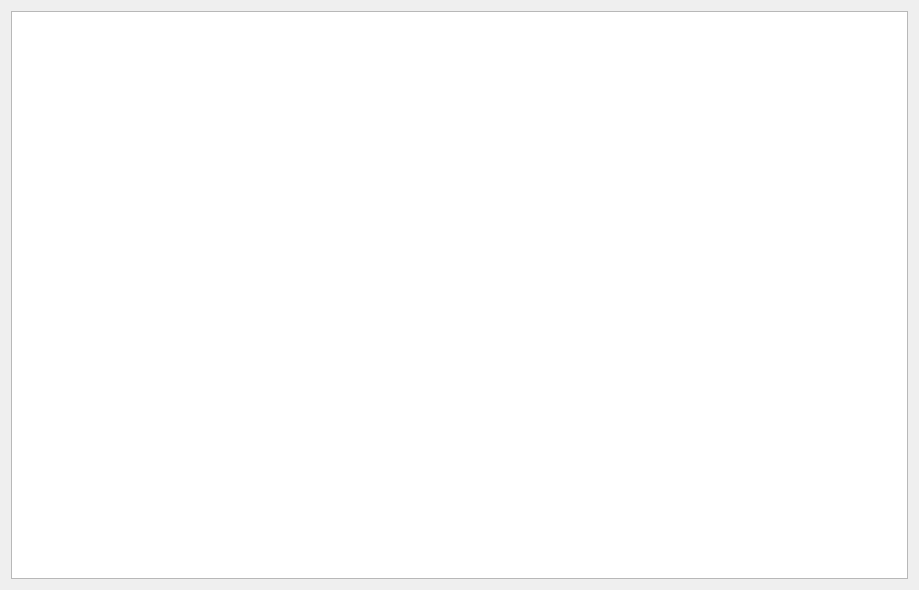
<?xml version="1.0" encoding="UTF-8"?>
<ui version="4.0">
 <class>DialogSpaceGroup</class>
 <widget class="QDialog" name="DialogSpaceGroup">
  <property name="geometry">
   <rect>
    <x>0</x>
    <y>0</y>
    <width>919</width>
    <height>590</height>
   </rect>
  </property>
  <property name="windowTitle">
   <string>Compatible Space Groups</string>
  </property>
  <property name="modal">
   <bool>false</bool>
  </property>
  <layout class="QGridLayout" name="gridLayout">
   <item row="0" column="0">
    <widget class="QTableView" name="tableView"/>
   </item>
  </layout>
 </widget>
 <resources/>
 <connections/>
</ui>
